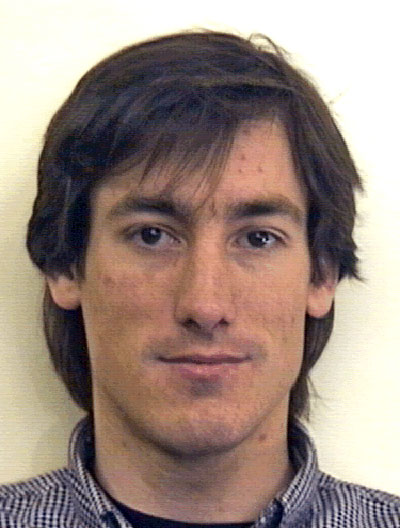
#> input picture face_dataset/adrian3.jpg, 400 x 528 px; its folder holds only this picture in this run
$ python -i Optimalthresholding.py   (imports and definitions only)
#> lines starting #> are read from the running program, lines starting #| are printed output that depends on the picture; after the words box and inside, x2 and y2 are one past the last pixel; in counts of white or black regions, pixels touching at a corner belong together
'''
This module implements optimal and spectral thresholding algorithms for image segmentation:

1. Global Optimal Iterative Thresholding:
   Takes a grayscale image and iteratively finds the optimal threshold
   Returns the threshold value, binary image, and count of pixels above threshold

2. Local Optimal Iterative Thresholding:
   Takes a grayscale image and a block size
   Applies thresholding locally to each block using the global method
   Returns the binary image

3. Global Spectral Thresholding:
   Takes a grayscale image and segments it based on histogram valley detection
   Returns the threshold values, binary image, and count of pixels above threshold

4. Local Spectral Thresholding:
   Takes a grayscale image and a block size
   Applies spectral thresholding locally to each block
   Returns the binary image

5. Multi-level Spectral Segmentation:
   Takes a grayscale image and number of desired levels
   Segments the image into multiple levels using spectral thresholding
   Returns a multi-level segmented image
'''

import numpy as np
import cv2
from typing import Tuple, Any, List
from scipy.signal import find_peaks, savgol_filter

# [84 lines left out: functions global_optimal_iterative_thresholding, local_optimal_iterative_thresholding, not called in this run]


def global_spectral_thresholding(input_img: np.ndarray, num_thresholds: int = 1) -> Tuple[List[int], np.ndarray, int]:
    """
    Apply global spectral thresholding based on histogram valley detection.

    Parameters:
    input_img (np.ndarray): Input grayscale image.
    num_thresholds (int): Number of thresholds to return (for multi-modal segmentation)

    Returns:
    Tuple[List[int], np.ndarray, int]: Tuple containing list of optimal threshold values,
                                  the binary image (using first threshold), and the number of pixels above the first threshold.
    """
    # Ensure the input image is valid and in grayscale
    if input_img is None:
        raise ValueError("Input image is None.")
    if len(input_img.shape) != 2:
        raise ValueError("Input image must be a grayscale image.")

    # Calculate histogram
    hist, bins = np.histogram(input_img.flatten(), 256, [0, 256])

    # Smooth the histogram to remove noise
    hist_smooth = savgol_filter(hist, 15, 2)

    # Normalize the histogram
    hist_norm = hist_smooth / np.sum(hist_smooth)

    # Calculate histogram variance for adaptive window sizing
    hist_variance = np.var(hist_norm)
    window_size = max(5, min(50, int(hist_variance * 1000)))

    # Find valleys (local minima) in the smoothed histogram
    # Valleys are where spectral thresholds often exist
    peaks, _ = find_peaks(-hist_norm)

    # If no valleys found, use the otsu method as fallback
    if len(peaks) == 0:
        thresh, binary_img = cv2.threshold(input_img, 0, 255, cv2.THRESH_BINARY + cv2.THRESH_OTSU)
        pixels_above = np.sum(binary_img > 0)
        return [int(thresh)], binary_img, pixels_above

    # Evaluate the "deepness" of each valley by its neighboring peaks
    valley_scores = []
    for peak in peaks:
        # Skip boundaries
        if peak <= 5 or peak >= 250:
            continue

        # Calculate the "deepness" with adaptive window size
        left_max = np.max(hist_norm[max(0, peak-window_size):peak])
        right_max = np.max(hist_norm[peak+1:min(255, peak+window_size+1)])
        valley_score = hist_norm[peak] / ((left_max + right_max) / 2)
        valley_scores.append((peak, valley_score))

    # Find the best thresholds based on deepest valleys
    thresholds = []
    if valley_scores:
        # Sort by score (smaller is better as it means deeper valley)
        valley_scores.sort(key=lambda x: x[1])
        # Take the top N valleys as thresholds
        thresholds = [v[0] for v in valley_scores[:min(num_thresholds, len(valley_scores))]]
        thresholds.sort()  # Sort thresholds in ascending order
    else:
        # If no valid valleys, use the overall minimum
        thresholds = [peaks[np.argmin(hist_norm[peaks])]]

    # Create binary image using the first threshold
    first_threshold = thresholds[0]
    binary_image = (input_img >= first_threshold).astype(np.uint8) * 255

    # Count pixels above the first threshold
    pixels_above = np.sum(binary_image > 0)

    return thresholds, binary_image, pixels_above


# [48 lines left out: function local_spectral_thresholding, not called in this run]


def multi_level_spectral_segmentation(input_img: np.ndarray, num_levels: int = 3) -> np.ndarray:
    """
    Segment image into multiple levels using spectral thresholding.

    Parameters:
    input_img (np.ndarray): Input grayscale image.
    num_levels (int): Number of levels in the segmented image (num_thresholds + 1)

    Returns:
    np.ndarray: Multi-level segmented image where each region has a different intensity
    """
    # Ensure the input image is valid and in grayscale
    if input_img is None:
        raise ValueError("Input image is None.")
    if len(input_img.shape) != 2:
        raise ValueError("Input image must be a grayscale image.")

    # Get thresholds using spectral thresholding
    thresholds, _, _ = global_spectral_thresholding(input_img, num_levels - 1)

    # Create a multi-level image
    segmented_img = np.zeros_like(input_img)

    if len(thresholds) == 0:
        # If no thresholds found, just return the original image normalized to 0-255
        return cv2.normalize(input_img, None, 0, 255, cv2.NORM_MINMAX)

    # Sort thresholds for consistent level assignment
    thresholds.sort()

    # Create a multi-level segmentation
    # First, set everything to the lowest level (0)
    segmented_img.fill(0)

    # For each threshold, assign pixels above that threshold to the corresponding level
    intensity_step = 255 // num_levels

    for i, thresh in enumerate(thresholds):
        # Calculate intensity for this level (evenly spaced from 0 to 255)
        intensity = intensity_step * (i + 1)

        # Assign pixels above this threshold to this intensity level
        segmented_img[input_img >= thresh] = intensity

    # Highest intensity level for areas above the highest threshold
    if len(thresholds) > 0:
        segmented_img[input_img >= thresholds[-1]] = 255

    return segmented_img


# [47 lines left out: function local_multi_level_segmentation, not called in this run]

>>> import cv2
>>> picture = cv2.imread('../../face_dataset/adrian3.jpg', cv2.IMREAD_GRAYSCALE)
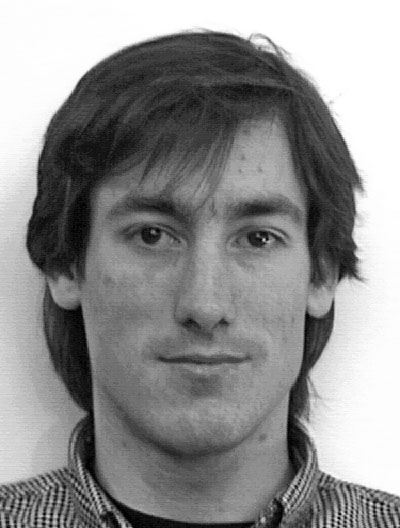
#> picture: shape (528, 400); min 0, max 255, mean 142.7
>>> result = multi_level_spectral_segmentation(picture)
#> in global_spectral_thresholding, `hist, bins = np.histogram(input_img.flatten(), 256, [0, 256])`: hist = 256 values, max 18742 at index 255, min 46 at index 1, mean 825; bins = 257 values from 0 to 256
#> in global_spectral_thresholding, `hist_smooth = savgol_filter(hist, 15, 2)`: hist_smooth = 256 values, max 14068.6 at index 255, min -72.92 at index 246, mean 833
#> in global_spectral_thresholding, `hist_norm = hist_smooth / np.sum(hist_smooth)`: hist_norm = 256 values, max 0.066 at index 255, min -0.000342 at index 246, mean 0.00391
#> in global_spectral_thresholding, `hist_variance = np.var(hist_norm)`: hist_variance = 3.59e-05
#> in global_spectral_thresholding, `window_size = max(5, min(50, int(hist_variance * 1000)))`: window_size = 5
#> in global_spectral_thresholding, `peaks, _ = find_peaks(-hist_norm)`: peaks = [27, 83, 85, 95, 120, 139, 187, 201, 220, 231, 242, 246, 248]
#> the loop in global_spectral_thresholding, `for peak in peaks:` made 13 passes
#> (peak, left_max, right_max, valley_score) on passes 1 to 12: (27, 0.00254, 0.00286, 0.876), (83, 0.00334, 0.00307, 0.951), (85, 0.00322, 0.00307, 0.969), (95, 0.00304, 0.00319, 0.937), (120, 0.00539, 0.00561, 0.905), (139, 0.00593, 0.0054, 0.949), (187, 0.00149, 0.00147, 0.738), (201, 0.00159, 0.00155, 0.673), (220, 0.00137, 0.00117, 0.726), (231, 0.00125, 0.0016, 0.873), (242, 0.00197, 0.00224, 0.932), (246, 0.00224, 0.0192, -0.0319)
#> after the loop in global_spectral_thresholding, `for peak in peaks:`: valley_scores = [(27, 0.876), (83, 0.951), (85, 0.969), (95, 0.937), (120, 0.905), (139, 0.949), (187, 0.738), (201, 0.673), (220, 0.726), (231, 0.873), (242, 0.932), (246, -0.0319), (248, 0.0209)]
#> in global_spectral_thresholding, `thresholds = [v[0] for v in valley_scores[:min(num_thresholds, len(val..`: thresholds = [246, 248]
#> in global_spectral_thresholding, `first_threshold = thresholds[0]`: first_threshold = 246
#> in global_spectral_thresholding, `binary_image = (input_img >= first_threshold).astype(np.uint8) * 255`:
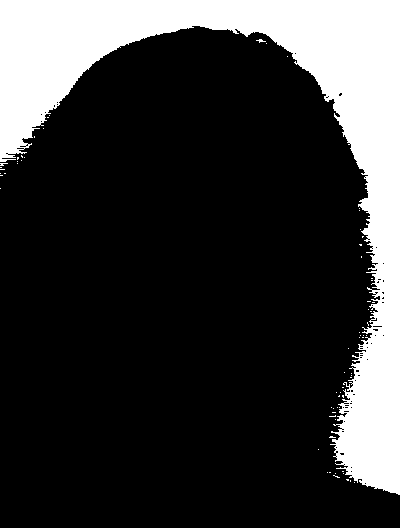
#> binary_image: shape (528, 400); 21.5% white; 68 white regions (67 under 20 px), largest, box (x1, y1, x2, y2) and area: (0, 0, 400, 495) 45227
#> in global_spectral_thresholding, `pixels_above = np.sum(binary_image > 0)`: pixels_above = 45401
#> in multi_level_spectral_segmentation, `thresholds, _, _ = global_spectral_thresholding(input_img, num_levels ..`: thresholds = [246, 248]
#> in multi_level_spectral_segmentation, `segmented_img.fill(0)`: segmented_img: shape (528, 400); every value is 0
#> the loop in multi_level_spectral_segmentation, `for i, thresh in enumerate(thresholds):` made 2 passes
#> (thresh, intensity) on passes 1 to 2: (246, 85), (248, 170)
#> after the loop in multi_level_spectral_segmentation, `for i, thresh in enumerate(thresholds):`:
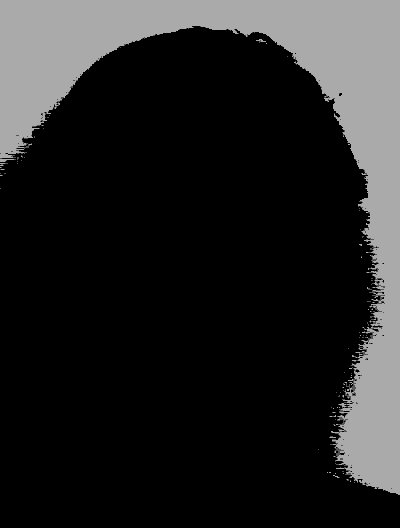
#> segmented_img: shape (528, 400); min 0, max 170, mean 36.1

$ run again, on face_dataset/adrian4.jpg
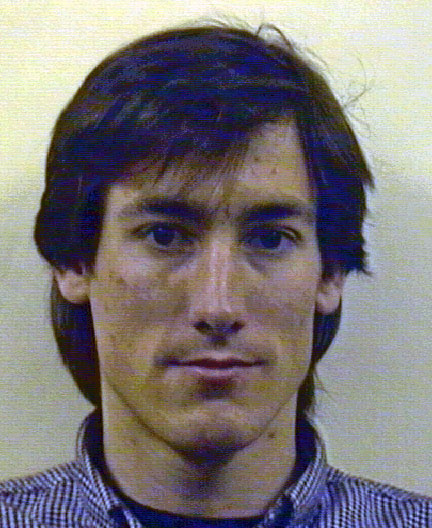
#> input picture face_dataset/adrian4.jpg, 432 x 528 px
#> hist = 256 values, max 2698 at index 29, min 0 at index 0, mean 891; bins = 257 values from 0 to 256
#> hist_smooth = 256 values, max 2624.1 at index 30, min -117.5 at index 255, mean 891.6
#> hist_norm = 256 values, max 0.0115 at index 30, min -0.000515 at index 255, mean 0.00391
#> hist_variance = 5.89e-06
#> window_size = 5
#> peaks = [43, 71, 130, 132, 146, 182, 198, 201, 207, 220, 241]
#> the loop in global_spectral_thresholding, `for peak in peaks:` made 11 passes
#> (peak, left_max, right_max, valley_score) on passes 1 to 8: (43, 0.00616, 0.00486, 0.748), (71, 0.00263, 0.00262, 0.952), (130, 0.00463, 0.00437, 0.96), (132, 0.00443, 0.00437, 0.985), (146, 0.00299, 0.0031, 0.82), (182, 0.00321, 0.00256, 0.884), (198, 0.00115, 0.000766, 0.743), (201, 0.000757, 0.000766, 0.96)
#> after the loop in global_spectral_thresholding, `for peak in peaks:`: valley_scores = [(43, 0.748), (71, 0.952), (130, 0.96), (132, 0.985), (146, 0.82), (182, 0.884), (198, 0.743), (201, 0.96), (207, 0.668), (220, 0.694), (241, 0.881)]
#> in global_spectral_thresholding, `thresholds = [v[0] for v in valley_scores[:min(num_thresholds, len(val..`: thresholds = [207, 220]
#> first_threshold = 207
#> in global_spectral_thresholding, `binary_image = (input_img >= first_threshold).astype(np.uint8) * 255`:
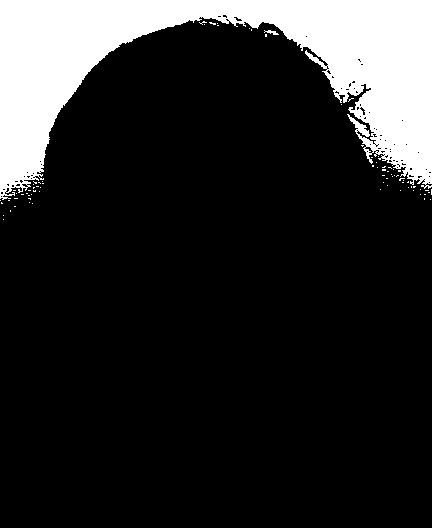
#> binary_image: shape (528, 432); 16.1% white; 78 white regions (76 under 20 px), largest, box (x1, y1, x2, y2) and area: (0, 0, 432, 200) 36396, (264, 30, 279, 35) 37
#> pixels_above = 36637
#> in multi_level_spectral_segmentation, `thresholds, _, _ = global_spectral_thresholding(input_img, num_levels ..`: thresholds = [207, 220]
#> the loop in multi_level_spectral_segmentation, `for i, thresh in enumerate(thresholds):` made 2 passes
#> (thresh, intensity) on passes 1 to 2: (207, 85), (220, 170)
#> in multi_level_spectral_segmentation, `segmented_img[input_img >= thresholds[-1]] = 255`:
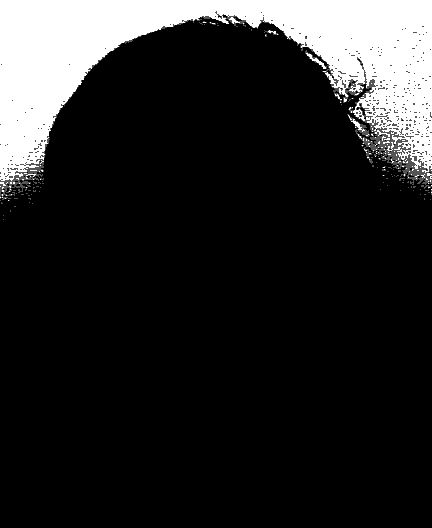
#> segmented_img: shape (528, 432); min 0, max 255, mean 38.1

$ run again, on face_dataset/andrew!90.jpg
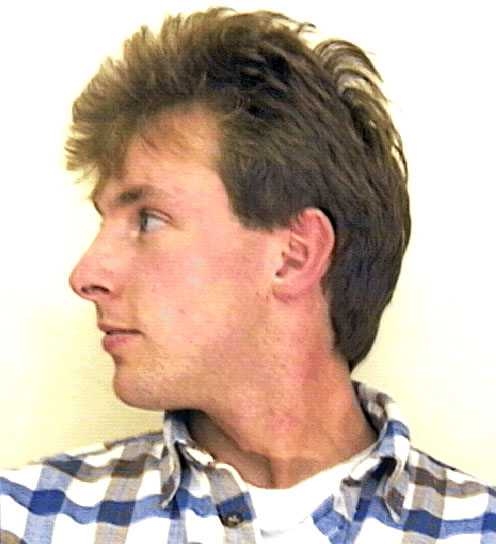
#> input picture face_dataset/andrew!90.jpg, 496 x 544 px
#> hist = 256 values, max 73468 at index 255, min 43 at index 5, mean 1054; bins = 257 values from 0 to 256
#> hist_smooth = 256 values, max 39820.3 at index 255, min -3038 at index 248, mean 1095.7
#> hist_norm = 256 values, max 0.142 at index 255, min -0.0108 at index 248, mean 0.00391
#> hist_variance = 0.000156
#> window_size = 5
#> peaks = [7, 41, 72, 101, 116, 133, 135, 150, 161, 181, 197, 223, 228, 242, 246, 248]
#> the loop in global_spectral_thresholding, `for peak in peaks:` made 16 passes
#> (peak, left_max, right_max, valley_score) on passes 1 to 8: (7, 0.000352, 0.000314, 0.526), (41, 0.00134, 0.00163, 0.9), (72, 0.00382, 0.00356, 0.945), (101, 0.00206, 0.00179, 0.888), (116, 0.00166, 0.00167, 0.927), (133, 0.00194, 0.002, 0.917), (135, 0.00191, 0.00225, 0.873), (150, 0.00282, 0.00298, 0.933)
#> after the loop in global_spectral_thresholding, `for peak in peaks:`: valley_scores = [(7, 0.526), (41, 0.9), (72, 0.945), (101, 0.888), (116, 0.927), (133, 0.917), (135, 0.873), (150, 0.933), (161, 0.933), (181, 0.905), (197, 0.803), (223, 0.783), (228, 0.843), (242, 0.52), (246, 0.087), (248, -0.265)]
#> in global_spectral_thresholding, `thresholds = [v[0] for v in valley_scores[:min(num_thresholds, len(val..`: thresholds = [248, 246]
#> first_threshold = 246
#> in global_spectral_thresholding, `binary_image = (input_img >= first_threshold).astype(np.uint8) * 255`:
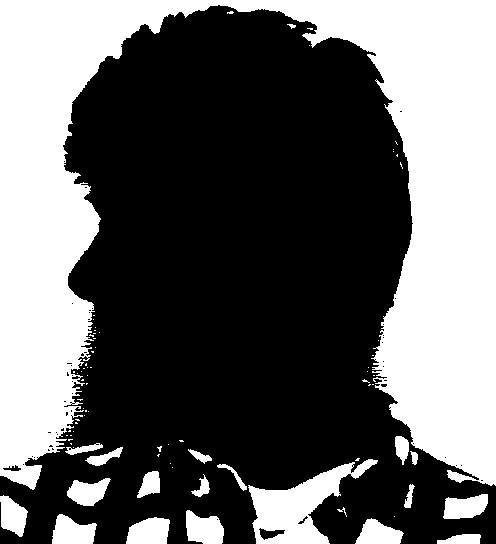
#> binary_image: shape (544, 496); 39.6% white; 79 white regions (58 under 20 px), largest, box (x1, y1, x2, y2) and area: (0, 0, 496, 490) 93636, (248, 459, 378, 544) 4490, (186, 510, 224, 544) 970
#> pixels_above = 106719
#> in multi_level_spectral_segmentation, `thresholds, _, _ = global_spectral_thresholding(input_img, num_levels ..`: thresholds = [246, 248]
#> the loop in multi_level_spectral_segmentation, `for i, thresh in enumerate(thresholds):` made 2 passes
#> (thresh, intensity) on passes 1 to 2: (246, 85), (248, 170)
#> after the loop in multi_level_spectral_segmentation, `for i, thresh in enumerate(thresholds):`:
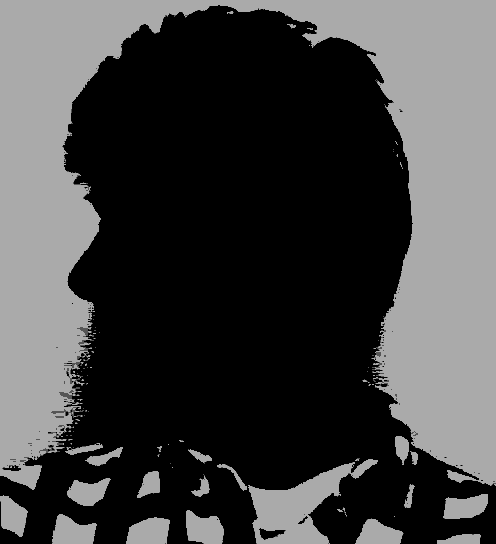
#> segmented_img: shape (544, 496); min 0, max 170, mean 66.8

$ run again, on face_dataset/andrew11.jpg
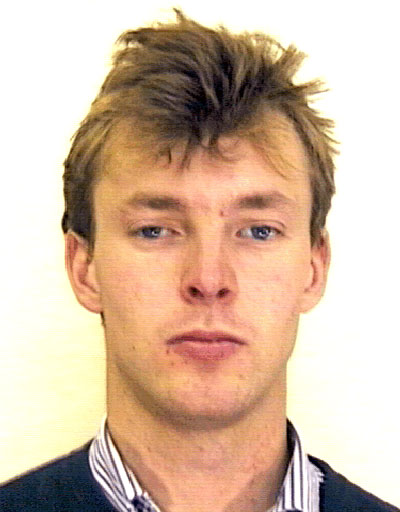
#> input picture face_dataset/andrew11.jpg, 400 x 512 px
#> hist = 256 values, max 61554 at index 255, min 52 at index 8, mean 800; bins = 257 values from 0 to 256
#> hist_smooth = 256 values, max 33171.4 at index 255, min -2629.4 at index 248, mean 835.3
#> hist_norm = 256 values, max 0.155 at index 255, min -0.0123 at index 248, mean 0.00391
#> hist_variance = 0.000188
#> window_size = 5
#> peaks = 18 values from 7 to 248
#> the loop in global_spectral_thresholding, `for peak in peaks:` made 18 passes
#> (peak, left_max, right_max, valley_score) on passes 1 to 8: (7, 0.000417, 0.000431, 0.659), (56, 0.00175, 0.00161, 0.938), (59, 0.0016, 0.00161, 0.989), (71, 0.00131, 0.00142, 0.887), (83, 0.00172, 0.00175, 0.985), (88, 0.00175, 0.00185, 0.967), (95, 0.00187, 0.00186, 0.996), (98, 0.00187, 0.00184, 0.985)
#> after the loop in global_spectral_thresholding, `for peak in peaks:`: valley_scores = [(7, 0.659), (56, 0.938), (59, 0.989), (71, 0.887), (83, 0.985), (88, 0.967), (95, 0.996), (98, 0.985), (104, 0.976), (109, 0.952), (111, 0.915), (130, 0.926), (152, 0.993), (154, 0.955), (179, 0.825), (194, 0.927), (233, 0.678), (248, -0.276)]
#> in global_spectral_thresholding, `thresholds = [v[0] for v in valley_scores[:min(num_thresholds, len(val..`: thresholds = [248, 7]
#> first_threshold = 7
#> in global_spectral_thresholding, `binary_image = (input_img >= first_threshold).astype(np.uint8) * 255`:
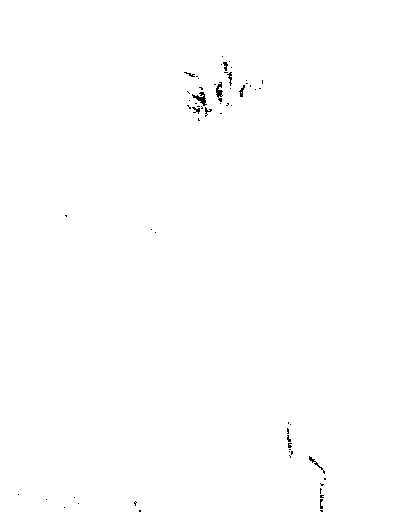
#> binary_image: shape (512, 400); 99.7% white; black in thin lines or dots, all inside (x1, y1, x2, y2) = (18, 56, 326, 512)
#> pixels_above = 204227
#> in multi_level_spectral_segmentation, `thresholds, _, _ = global_spectral_thresholding(input_img, num_levels ..`: thresholds = [7, 248]
#> the loop in multi_level_spectral_segmentation, `for i, thresh in enumerate(thresholds):` made 2 passes
#> (thresh, intensity) on passes 1 to 2: (7, 85), (248, 170)
#> in multi_level_spectral_segmentation, `segmented_img[input_img >= thresholds[-1]] = 255`:
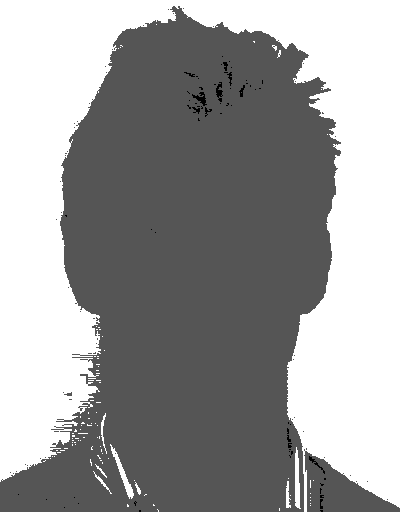
#> segmented_img: shape (512, 400); min 0, max 255, mean 156.9
